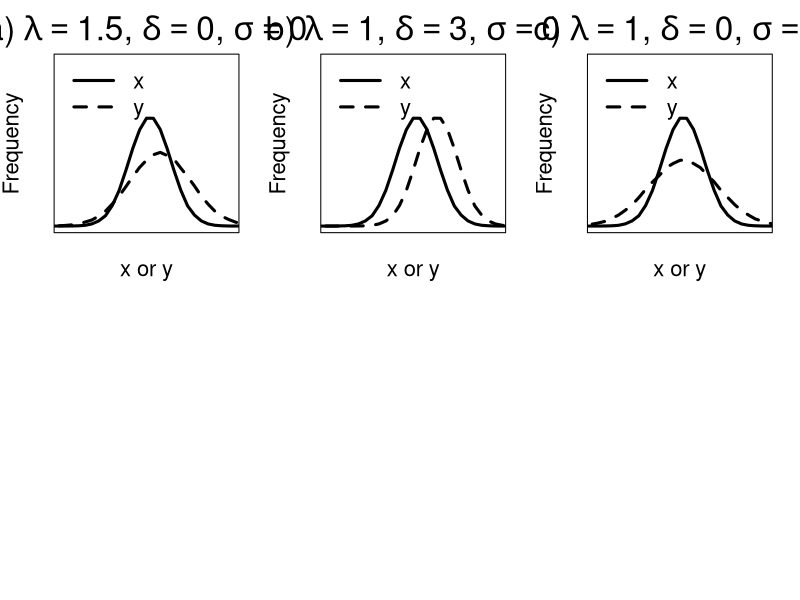

Write R code to recreate this figure.

# $Id: plot_for_BAMS.R,v 1.2 2014/05/16 22:39:17 ytian Exp ytian $ 
# Plot the effect of delta, lamda and sigma on PDF 

pdf_compare <- function (src, dst, dlambda, ddelta, dsigma, lab)   {
  # find the range of data
  x0=min(min(src, na.rm=T), min(dst, na.rm=T)) 
  x1=max(max(src, na.rm=T), max(dst, na.rm=T)) 

  x0=-40 
  x1=40

  # number of bins for histogram and CDF
  hbins=80
  hsize=(x1-x0)/hbins

  hs = hist(src, plot=F, breaks=c(x0+hsize*0:hbins), warn.unused=F)
  hd = hist(dst, plot=F, breaks=c(x0+hsize*0:hbins), warn.unused=F)
  ymax=max(hs$counts/sum(hs$counts), hd$counts/sum(hd$counts))  

  plot(hs$mids, hs$counts/sum(hs$counts), type="l", col="black", xlab="x or y",
     ylab="Frequency", 
     #xlim=c(x0, x1), 
     xlim=c(-10, 15), yaxt='n', xaxt='n', 
     lwd=3, mgp=c(2.5, 1, 0), ylim=c(0, 0.2), col.tick="white", cex.axis=1.0, cex.lab=2) 

#  title(paste(lab, expression(lambda=3), ", ", expression(delta=ddelta), ", ",  
#         expression(sigma=dsigma) ) )

  #title(expression(paste(lab, lambda=dlambda)) ) 
  #mtext(paste(lab, " ", bquote(lambda==.(dlambda))), side=3) 
  mtext(bquote(paste(.(lab), " ", lambda==.(dlambda), ", ", 
                                  delta==.(ddelta), ", ", 
                                  sigma==.(dsigma))), 
                                  side=3, line=0.25, cex=2) 

  lines(hd$mids, hd$counts/sum(hd$counts), xlim=c(x0, x1), type="l", lty=2, lwd=3, col="black")

  legend("topleft", c("x", "y"), cex=2, 
   lty=c(1, 2), lwd=c(3, 3),col=c("black",  "black"), bty="n" )

}


# main program 
# Usage: Rscript plot_loghisto.R alpha beta errtype
# Example:
# > Rscript plot_loghisto.R 1.0 1.0 gamma 

args <- commandArgs(trailingOnly = TRUE)

#if (length(args) != 3) {
#  cat ("Usage: Rscript plot_loghisto.R alpha beta errtype \n")
#  quit(save="no")
#} 


nc=200000

x=rnorm(nc, 3, 3) 

par(mfrow=c(2,3))
par(bg="white")
opt <- options(scipen = 10)

# scale error only
lamda=1.5 
delta=0
sigma=0
noise=rnorm(nc, 0, sigma) 

y=lamda*(x+delta) + noise

pdf_compare(x, y, lamda, delta, sigma, "a)") 

# displacement error only
lamda=1
delta=3 
sigma=0
noise=rnorm(nc, 0, sigma)

y=lamda*(x+delta) + noise

pdf_compare(x, y, lamda, delta, sigma, "b)") 

# random error only
lamda=1
delta=0
sigma=4
noise=rnorm(nc, 0, sigma)

y=lamda*(x+delta) + noise

pdf_compare(x, y, lamda, delta, sigma, "c)") 

dev.copy(postscript, "compare_pdf_BAMS.ps", horizontal=T) 
dev.off()



